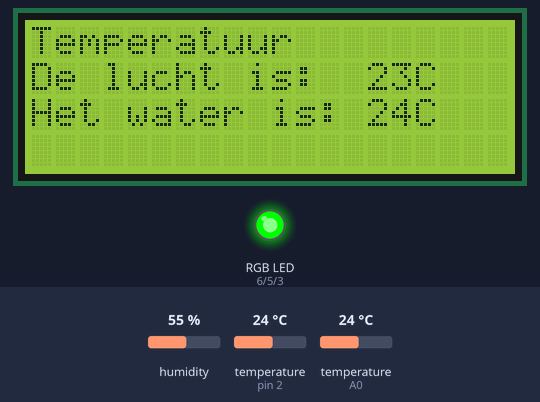
Bench run of a sketch on a simulated Arduino Uno, built with avr-gcc and run on an emulated ATmega328P. Shown: 20×4 character LCD, an RGB LED mixed from three pins (HIGH = lit). The inputs (shaded band) are chosen by the test bench; at power-on: temperature (sensors on A0, pin 2) 24 °C, humidity 55 %. WiFi joins after 1.5 s; servers stay silent unless stated; what the sketch prints to the serial monitor is not drawn.

Above: at 5.1 s.
5.2 s: temperature (sensor on A0) set to 36 °C
At 11.2 s:
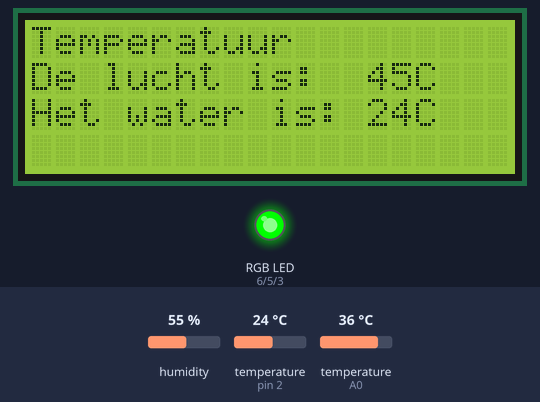
11.5 s: temperature (sensor on A0) set to 39 °C
At 16.5 s:
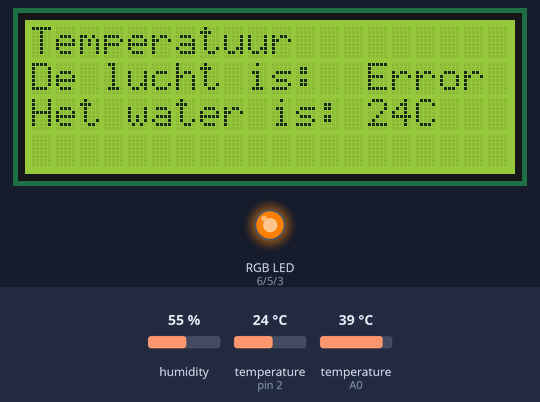
17.5 s: humidity set to 51 %
22.5 s: humidity set to 48 %
At 26.6 s:
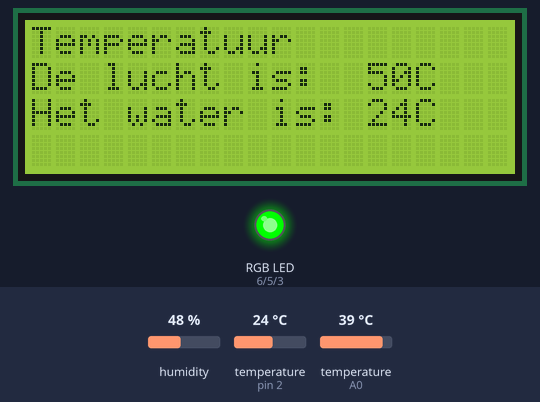
27.5 s: temperature (sensor on pin 2) set to 12 °C
At 32.1 s:
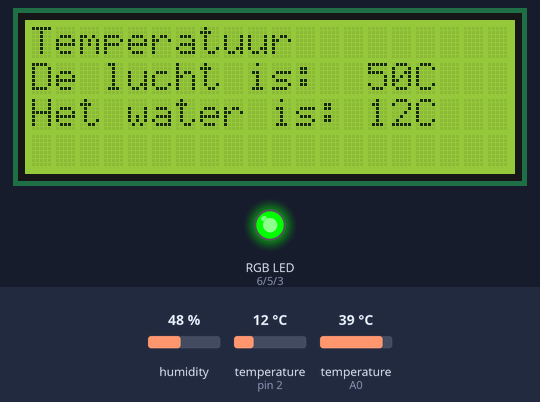
32.5 s: humidity set to 68 %
At 35.8 s:
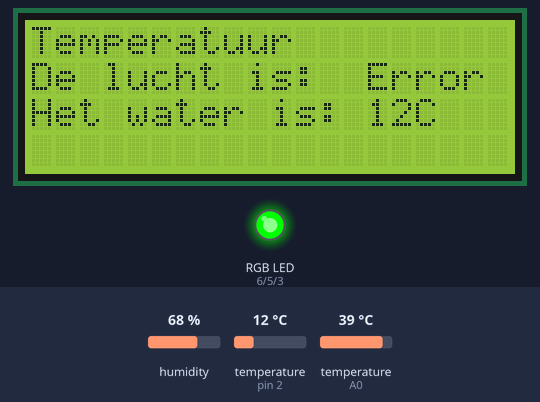
Timing chart, 0 to 37.6 s (numbered marks = the images above; inputs shaded):
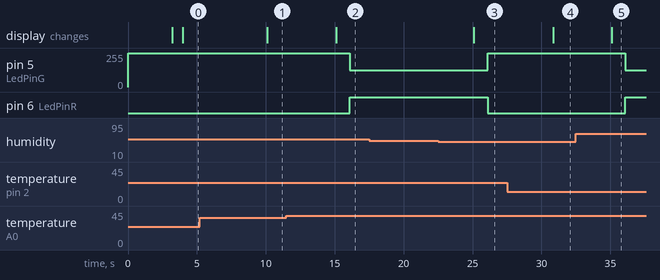

Measured:
- the behaviour switches between 37 and 38 °C on temperature (sensor on A0) (found by bisection; images 1 and 2)
- the behaviour switches between 50 and 49 % on humidity (found by bisection; images 2 and 3)
- after the input at 5.2 s, the display: changes after 4.9 s (image 1)
- after the input at 11.5 s, pin 5 (LedPinG): 255/255 → 127/255 after 4.6 s; pin 6 (LedPinR): LOW → HIGH after 4.6 s; the display: changes after 3.6 s (image 2)
- after the input at 17.5 s, every drawn part: stays the same
- after the input at 22.5 s, pin 5 (LedPinG): 127/255 → 255/255 after 3.6 s; pin 6 (LedPinR): HIGH → LOW after 3.6 s; the display: changes after 2.6 s (image 3)
- after the input at 27.5 s, the display: changes after 3.4 s (image 4)
- after the input at 32.5 s, pin 5 (LedPinG): 255/255 → 127/255 after 3.6 s; pin 6 (LedPinR): LOW → HIGH after 3.6 s; the display: changes after 2.6 s (image 5)

The sketch:

TemperatuurOpDisplay.ino
```cpp
#include <DHT.h>
#include <DHT_U.h>
//library for ethernet
#include <Ethernet.h>
//libraries for water temperature
#include <OneWire.h>
#include <DallasTemperature.h>

#include <SimpleTimer.h>

#include <Wire.h>
#include <LiquidCrystal_I2C.h>

#define DHTPIN A0
#define DHTTYPE DHT11
DHT dht(DHTPIN, DHTTYPE);

// Data wire is plugged into pin 2 on the Arduino
#define ONE_WIRE_BUS 2

// Setup a oneWire instance to communicate with any OneWire devices
// (not just Maxim/Dallas temperature ICs)
OneWire oneWire(ONE_WIRE_BUS);

// Pass our oneWire reference to Dallas Temperature.
DallasTemperature sensors(&oneWire);

int photocellPin = 0;  // Analog input pin on Arduino we connected the SIG pin from sensor
int waterTemp;  // Here we will place our reading
int temperatureRound;

LiquidCrystal_I2C lcd(0x3F, 20, 4); // set the LCD address to 0x27 for a 16 chars and 2 line display

//timer object
SimpleTimer timer;

int LedPinR = 6;
int LedPinG = 5;
int LedPinB = 3;

int waterTempActive = true;
int luchtTempActive = true;
int networkActive = true;

byte mac[] = {
  0xDE, 0xAD, 0xBE, 0xEF, 0xFE, 0xED
};

// Enter the IP address for Arduino, as mentioned we will use 192.168.0.16
// Be careful to use , insetead of . when you enter the address here
IPAddress ip(192, 168, 0, 40);

char server[] = "192.168.0.39"; // IMPORTANT: If you are using XAMPP you will have to find out the IP address of your computer and put it here (it is explained in previous article). If you have a web page, enter its address (ie. "www.yourwebpage.com")

EthernetClient client;


void setup() {
  Serial.begin(9600);
  initGlobals();//initialis all globals variables
  lcdSetup();//shows lcd demo
  meetLuchtTemp();
  meetWaterTemp();
}

void loop()
{
  timer.run();
}

void initGlobals()
{
  Serial.println("Init Globals...");

  pinMode(LedPinG, OUTPUT);
  pinMode(LedPinB, OUTPUT);
  pinMode(LedPinR, OUTPUT);

  ledStatus();

  lcd.backlight();
  lcd.init();

  dht.begin();

  timer.setInterval(5000, TimerTest);

  sensors.begin();

  // start the Ethernet connection
  Ethernet.begin(mac, ip);


  Serial.println("Finished");
}

void lcdSetup()
{
  Serial.println("Start lcd Demo");
  lcd.setCursor(0, 0);
  lcd.print("Temperatuur meter");
  lcd.setCursor(0, 1);
  lcd.print("Versie: 1.0");
  lcd.setCursor(0, 2);
  lcd.print("Gemaakt door:");
  lcd.setCursor(0, 3);
  lcd.print("Max van den Boom");
  delay(3000);
  lcd.clear();
  lcd.setCursor(0, 0);

  lcd.setCursor(0, 0);
  lcd.print("Temperatuur");

  lcd.setCursor(0, 2);
  lcd.print("Het water is:");

  lcd.setCursor(0, 1);
  lcd.print("De lucht is:");

  Serial.println("Finished");
}


void TimerTest()
{

  meetLuchtTemp();
  meetWaterTemp();

  sendDataToDB();

  ledStatus();

  //  if (digitalRead(LedPinG) == HIGH) {
  //    digitalWrite(LedPinG, LOW);
  //  } else {
  //    digitalWrite(LedPinG, HIGH);
  //  }
}

void meetLuchtTemp()
{
  //checkt de data van de sensor en zet deze in de serial monitor
  //dit doet hij elke 10 seconden door de timer die ik heb ingesteld.

  float h = dht.readHumidity();
  float t = dht.readTemperature();

  float hic = dht.computeHeatIndex(t, h, false);

  if (hic > 0 && hic < 51) {
    temperatureRound = (hic);

    // laat lucht temperatuur zien op display
    lcd.setCursor(14, 1);
    lcd.print(temperatureRound);

    lcd.setCursor(16, 1);
    lcd.print("C   ");

    luchtTempActive = true;
  } else {
    luchtTempActive = false;
    lcd.setCursor(14, 1);
    lcd.print("Error");
  }
}

void meetWaterTemp()
{
  sensors.requestTemperatures(); // Send the command to get temperatures
  waterTemp = sensors.getTempCByIndex(0);

  //laat water tempratuur zien op display
  lcd.setCursor(14, 2);
  lcd.print(waterTemp);


  if (waterTemp > -55 && waterTemp < 125) {
    //laat water tempratuur zien op display
    lcd.setCursor(14, 2);
    lcd.print(waterTemp);
    lcd.setCursor(16, 2);
    lcd.print("C   ");
    waterTempActive = true;
  } else if (waterTemp == -127) {

    waterTempActive = false;

    lcd.setCursor(14, 2);
    lcd.print("Error");
  }
}

void sendDataToDB()
{
  // Connect to the server (your computer or web page)
  if (client.connect(server, 80)) {
    client.print("GET /website/sendDataToDB.php?"); // This
    client.print("waterTemp="); // This
    client.print(waterTemp); // And this is what we did in the testing section above. We are making a GET request just like we would from our browser but now with live data from the sensor
    client.print("&airTemp="); // This
    client.print(temperatureRound); // And this is what we did in the testing section above. We are making a GET request just like we would from our browser but now with live data from the sensor
    client.println(" HTTP/1.1"); // Part of the GET request
    client.println("Host: 192.168.0.39"); // IMPORTANT: If you are using XAMPP you will have to find out the IP address of your computer and put it here (it is explained in previous article). If you have a web page, enter its address (ie.Host: "www.yourwebpage.com")
    client.println("Connection: close"); // Part of the GET request telling the server that we are over transmitting the message
    client.println(); // Empty line
    client.println(); // Empty line
    client.stop();    // Closing connection to server

    networkActive = true;
    lcd.setCursor(0, 3);
    lcd.print("             ");
  }
  else {
    // If Arduino can't connect to the server (your computer or web page)
    ("--> connection failed\n");

    networkActive = false;

    lcd.setCursor(0, 3);
    lcd.print("Network Error");
  }
}

void ledStatus()
{

  String ledStatus;

  if ( waterTempActive == true && luchtTempActive == true &&  networkActive == true)
  {
    ledStatus = "groen";
  } else if ( waterTempActive == false || luchtTempActive == false ||  networkActive == false)
  {
    ledStatus = "oranje";
  }
  if ( waterTempActive == false && luchtTempActive == false &&  networkActive == false)
  {
    ledStatus = "rood";
  }

  if (ledStatus == "rood")
  {
    analogWrite(LedPinR, 255);
    analogWrite(LedPinG, 0);
    analogWrite(LedPinB, 0);
  }
  else if ( ledStatus == "groen")
  {
    analogWrite(LedPinR, 0);
    analogWrite(LedPinG, 255);
    analogWrite(LedPinB, 0);
  }
  else if (ledStatus == "oranje")
  {
    analogWrite(LedPinR, 255);
    analogWrite(LedPinG, 127);
    analogWrite(LedPinB, 0);
  }
}
```
